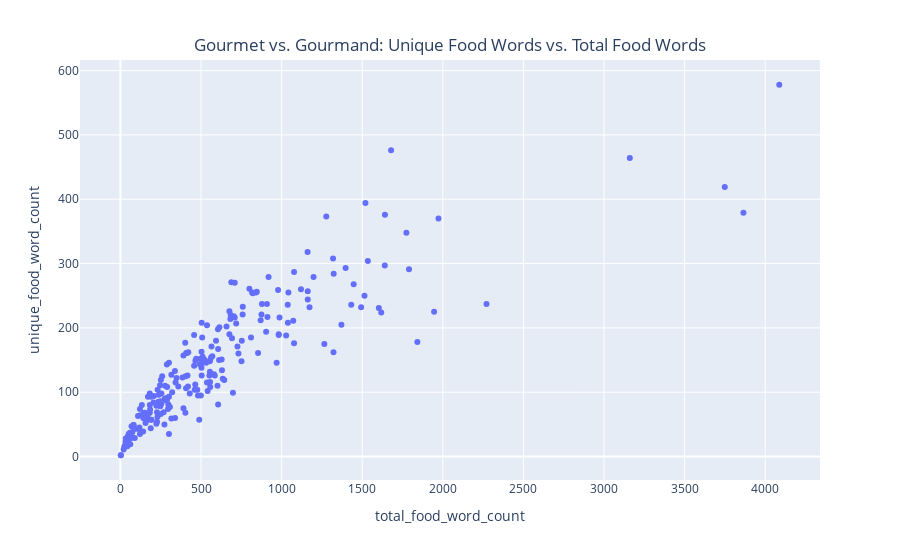

Notebook cell for this chart:
### Code cell
fig = px.scatter(artist_total_food_words_df, 
                 x="total_food_word_count", 
                 y="unique_food_word_count",
                hover_data=['artist_clean'])
# Add figure title
fig.update_layout(
    title={
        'text': "Gourmet vs. Gourmand: Unique Food Words vs. Total Food Words",
        'y':0.93,
        'x':0.5,
        'xanchor': 'center',
        'yanchor': 'top'})
#fig.update_layout(xaxis_type="log", yaxis_type="log")
#fig.update_layout(yaxis_type="log")
fig.show()

### Figure 1 — Plotly figure (JSON) as saved in the notebook; plotly's stock layout.template omitted (floating-point values rounded to 4 significant figures; data arrays with more than 128 entries replaced by an {"elided": "..."} marker saying what was removed)
{"data": [{"customdata": {"elided": "234x1 str values"}, "hovertemplate": "total_food_word_count=%{x}<br>unique_food_word_count=%{y}<br>artist_clean=%{customdata[0]}<extra></extra>", "legendgroup": "", "marker": {"color": "#636efa", "symbol": "circle"}, "mode": "markers", "name": "", "orientation": "v", "showlegend": false, "type": "scatter", "x": {"elided": "234 int values"}, "xaxis": "x", "y": {"elided": "234 int values"}, "yaxis": "y"}], "layout": {"legend": {"tracegroupgap": 0}, "margin": {"t": 60}, "title": {"text": "Gourmet vs. Gourmand: Unique Food Words vs. Total Food Words", "x": 0.5, "xanchor": "center", "y": 0.93, "yanchor": "top"}, "xaxis": {"anchor": "y", "domain": [0, 1], "title": {"text": "total_food_word_count"}}, "yaxis": {"anchor": "x", "domain": [0, 1], "title": {"text": "unique_food_word_count"}}}}
